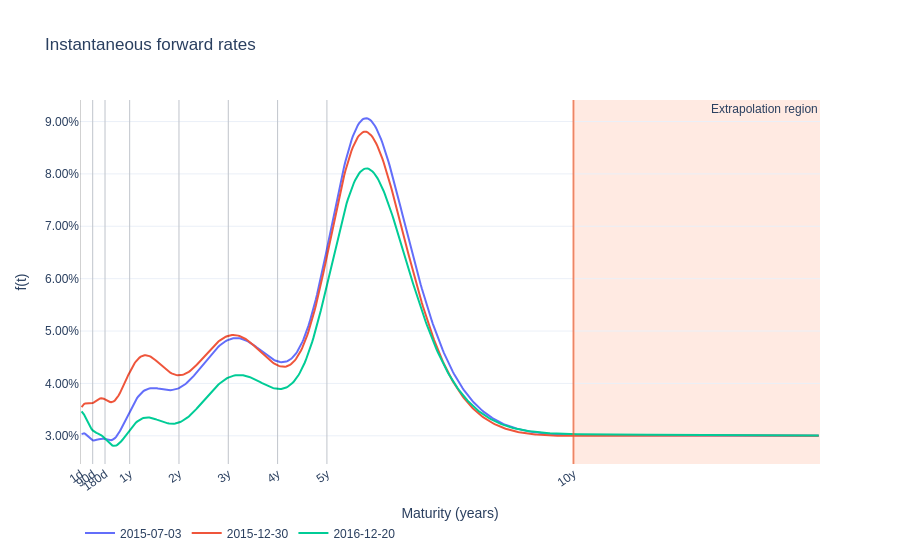

The notebook cell saved with this chart:
### Markdown cell above
Finally, we plot the instantaneous forward rates for the same dates shown above. The smooth and stable forward shapes suggest that the frequency and smoothness penalties are doing their job. The shaded extrapolation region also makes explicit where the curve is driven purely by model assumptions rather than by market instruments.

One interesting feature is the hump that appears near the boundary of the information set. This hump emerges because the model must satisfy the imposed long-term forward rate: in order to anchor the long-run expectation, the curve is forced to bend upward (and then revert) close to the last liquid maturity. A large hump in this case indicates that the model is *over-correcting* in its choice of instantaneous forward curves to reconcile short-/medium-term market data with the long-term anchor. This is a warning sign that our chosen long-term level is likely inconsistent with the shapes implied by the observed curves.

### Code cell
fig = plot_instant_fwds(model, test_market_rates_df, t_max=15, dates=dates)
fig.show()

### Figure 1 — Plotly figure (JSON) as saved in the notebook; plotly's stock layout.template omitted (floating-point values rounded to 4 significant figures; data arrays with more than 128 entries replaced by an {"elided": "..."} marker saying what was removed)
{"data": [{"mode": "lines", "name": "2015-07-03", "type": "scatter", "x": {"elided": "599 float values"}, "y": {"elided": "599 float values"}}, {"mode": "lines", "name": "2015-12-30", "type": "scatter", "x": {"elided": "599 float values"}, "y": {"elided": "599 float values"}}, {"mode": "lines", "name": "2016-12-20", "type": "scatter", "x": {"elided": "599 float values"}, "y": {"elided": "599 float values"}}], "layout": {"annotations": [{"showarrow": false, "text": "Extrapolation region", "x": 15, "xanchor": "right", "xref": "x", "y": 1, "yanchor": "top", "yref": "y domain"}], "autosize": true, "font": {"family": "Arial", "size": 12}, "legend": {"orientation": "h", "x": 0, "xanchor": "left", "y": -0.15, "yanchor": "top"}, "shapes": [{"layer": "above", "line": {"color": "rgba(0,0,0,0.18)", "width": 1}, "type": "line", "x0": 0.002778, "x1": 0.002778, "xref": "x", "y0": 0, "y1": 1, "yref": "y domain"}, {"layer": "above", "line": {"color": "rgba(0,0,0,0.18)", "width": 1}, "type": "line", "x0": 0.25, "x1": 0.25, "xref": "x", "y0": 0, "y1": 1, "yref": "y domain"}, {"layer": "above", "line": {"color": "rgba(0,0,0,0.18)", "width": 1}, "type": "line", "x0": 0.5, "x1": 0.5, "xref": "x", "y0": 0, "y1": 1, "yref": "y domain"}, {"layer": "above", "line": {"color": "rgba(0,0,0,0.18)", "width": 1}, "type": "line", "x0": 1, "x1": 1, "xref": "x", "y0": 0, "y1": 1, "yref": "y domain"}, {"layer": "above", "line": {"color": "rgba(0,0,0,0.18)", "width": 1}, "type": "line", "x0": 2, "x1": 2, "xref": "x", "y0": 0, "y1": 1, "yref": "y domain"}, {"layer": "above", "line": {"color": "rgba(0,0,0,0.18)", "width": 1}, "type": "line", "x0": 3, "x1": 3, "xref": "x", "y0": 0, "y1": 1, "yref": "y domain"}, {"layer": "above", "line": {"color": "rgba(0,0,0,0.18)", "width": 1}, "type": "line", "x0": 4, "x1": 4, "xref": "x", "y0": 0, "y1": 1, "yref": "y domain"}, {"layer": "above", "line": {"color": "rgba(0,0,0,0.18)", "width": 1}, "type": "line", "x0": 5, "x1": 5, "xref": "x", "y0": 0, "y1": 1, "yref": "y domain"}, {"layer": "above", "line": {"color": "rgba(0,0,0,0.18)", "width": 1}, "type": "line", "x0": 10, "x1": 10, "xref": "x", "y0": 0, "y1": 1, "yref": "y domain"}, {"fillcolor": "LightSalmon", "layer": "below", "line": {"width": 0}, "opacity": 0.22, "type": "rect", "x0": 10, "x1": 15, "xref": "x", "y0": 0, "y1": 1, "yref": "y domain"}, {"layer": "above", "line": {"color": "rgba(255,100,50,0.65)", "width": 2}, "type": "line", "x0": 10, "x1": 10, "xref": "x", "y0": 0, "y1": 1, "yref": "y domain"}], "title": {"text": "Instantaneous forward rates", "xanchor": "left"}, "xaxis": {"automargin": true, "showgrid": true, "tickangle": -35, "tickfont": {"size": 12}, "tickmode": "array", "ticktext": ["1d", "90d", "180d", "1y", "2y", "3y", "4y", "5y", "10y"], "tickvals": [0.002778, 0.25, 0.5, 1, 2, 3, 4, 5, 10], "title": {"text": "Maturity (years)"}, "zeroline": false}, "yaxis": {"showgrid": true, "tickformat": ".2%", "title": {"text": "f(t)"}, "zeroline": false}}}
